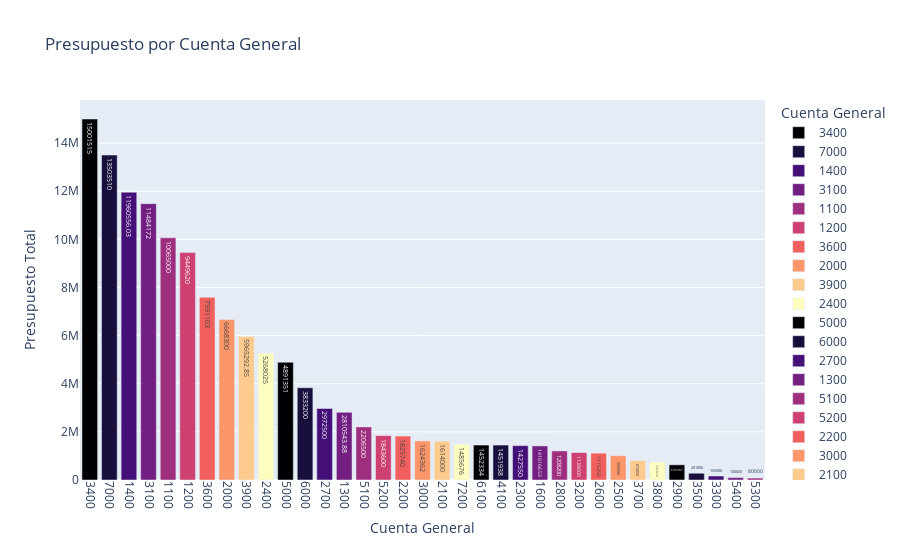

Source (notebook cell):
### Code cell
data = presupuestos_por_cuenta.reset_index()
data.columns = ["Cuenta General", "Presupuesto"]
fig = px.bar(
    data,
    x="Cuenta General",
    y="Presupuesto",
    title="Presupuesto por Cuenta General",
    labels={"Cuenta General": "Cuenta General", "Presupuesto": "Presupuesto Total"},
    text="Presupuesto",
    color="Cuenta General",
    color_discrete_sequence=px.colors.sequential.Magma
)

fig.update_layout(xaxis_tickangle=90)
fig.show()

### Figure 1 — Plotly figure (JSON) as saved in the notebook; plotly's stock layout.template omitted (floating-point values rounded to 4 significant figures)
{"data": [{"hovertemplate": "Cuenta General=%{x}<br>Presupuesto Total=%{text}<extra></extra>", "legendgroup": "3400", "marker": {"color": "#000004", "pattern": {"shape": ""}}, "name": "3400", "orientation": "v", "showlegend": true, "text": [15001515], "textposition": "auto", "type": "bar", "x": ["3400"], "xaxis": "x", "y": [15001515], "yaxis": "y"}, {"hovertemplate": "Cuenta General=%{x}<br>Presupuesto Total=%{text}<extra></extra>", "legendgroup": "7000", "marker": {"color": "#180f3d", "pattern": {"shape": ""}}, "name": "7000", "orientation": "v", "showlegend": true, "text": [13503510], "textposition": "auto", "type": "bar", "x": ["7000"], "xaxis": "x", "y": [13503510], "yaxis": "y"}, {"hovertemplate": "Cuenta General=%{x}<br>Presupuesto Total=%{text}<extra></extra>", "legendgroup": "1400", "marker": {"color": "#440f76", "pattern": {"shape": ""}}, "name": "1400", "orientation": "v", "showlegend": true, "text": [11960000.0], "textposition": "auto", "type": "bar", "x": ["1400"], "xaxis": "x", "y": [11960000.0], "yaxis": "y"}, {"hovertemplate": "Cuenta General=%{x}<br>Presupuesto Total=%{text}<extra></extra>", "legendgroup": "3100", "marker": {"color": "#721f81", "pattern": {"shape": ""}}, "name": "3100", "orientation": "v", "showlegend": true, "text": [11484172], "textposition": "auto", "type": "bar", "x": ["3100"], "xaxis": "x", "y": [11484172], "yaxis": "y"}, {"hovertemplate": "Cuenta General=%{x}<br>Presupuesto Total=%{text}<extra></extra>", "legendgroup": "1100", "marker": {"color": "#9e2f7f", "pattern": {"shape": ""}}, "name": "1100", "orientation": "v", "showlegend": true, "text": [10065000], "textposition": "auto", "type": "bar", "x": ["1100"], "xaxis": "x", "y": [10065000], "yaxis": "y"}, {"hovertemplate": "Cuenta General=%{x}<br>Presupuesto Total=%{text}<extra></extra>", "legendgroup": "1200", "marker": {"color": "#cd4071", "pattern": {"shape": ""}}, "name": "1200", "orientation": "v", "showlegend": true, "text": [9449620], "textposition": "auto", "type": "bar", "x": ["1200"], "xaxis": "x", "y": [9449620], "yaxis": "y"}, {"hovertemplate": "Cuenta General=%{x}<br>Presupuesto Total=%{text}<extra></extra>", "legendgroup": "3600", "marker": {"color": "#f1605d", "pattern": {"shape": ""}}, "name": "3600", "orientation": "v", "showlegend": true, "text": [7591103], "textposition": "auto", "type": "bar", "x": ["3600"], "xaxis": "x", "y": [7591103], "yaxis": "y"}, {"hovertemplate": "Cuenta General=%{x}<br>Presupuesto Total=%{text}<extra></extra>", "legendgroup": "2000", "marker": {"color": "#fd9668", "pattern": {"shape": ""}}, "name": "2000", "orientation": "v", "showlegend": true, "text": [6668300], "textposition": "auto", "type": "bar", "x": ["2000"], "xaxis": "x", "y": [6668300], "yaxis": "y"}, {"hovertemplate": "Cuenta General=%{x}<br>Presupuesto Total=%{text}<extra></extra>", "legendgroup": "3900", "marker": {"color": "#feca8d", "pattern": {"shape": ""}}, "name": "3900", "orientation": "v", "showlegend": true, "text": [5965000.0], "textposition": "auto", "type": "bar", "x": ["3900"], "xaxis": "x", "y": [5965000.0], "yaxis": "y"}, {"hovertemplate": "Cuenta General=%{x}<br>Presupuesto Total=%{text}<extra></extra>", "legendgroup": "2400", "marker": {"color": "#fcfdbf", "pattern": {"shape": ""}}, "name": "2400", "orientation": "v", "showlegend": true, "text": [5268025], "textposition": "auto", "type": "bar", "x": ["2400"], "xaxis": "x", "y": [5268025], "yaxis": "y"}, {"hovertemplate": "Cuenta General=%{x}<br>Presupuesto Total=%{text}<extra></extra>", "legendgroup": "5000", "marker": {"color": "#000004", "pattern": {"shape": ""}}, "name": "5000", "orientation": "v", "showlegend": true, "text": [4891351], "textposition": "auto", "type": "bar", "x": ["5000"], "xaxis": "x", "y": [4891351], "yaxis": "y"}, {"hovertemplate": "Cuenta General=%{x}<br>Presupuesto Total=%{text}<extra></extra>", "legendgroup": "6000", "marker": {"color": "#180f3d", "pattern": {"shape": ""}}, "name": "6000", "orientation": "v", "showlegend": true, "text": [3833200], "textposition": "auto", "type": "bar", "x": ["6000"], "xaxis": "x", "y": [3833200], "yaxis": "y"}, {"hovertemplate": "Cuenta General=%{x}<br>Presupuesto Total=%{text}<extra></extra>", "legendgroup": "2700", "marker": {"color": "#440f76", "pattern": {"shape": ""}}, "name": "2700", "orientation": "v", "showlegend": true, "text": [2972500], "textposition": "auto", "type": "bar", "x": ["2700"], "xaxis": "x", "y": [2972500], "yaxis": "y"}, {"hovertemplate": "Cuenta General=%{x}<br>Presupuesto Total=%{text}<extra></extra>", "legendgroup": "1300", "marker": {"color": "#721f81", "pattern": {"shape": ""}}, "name": "1300", "orientation": "v", "showlegend": true, "text": [2811000.0], "textposition": "auto", "type": "bar", "x": ["1300"], "xaxis": "x", "y": [2811000.0], "yaxis": "y"}, {"hovertemplate": "Cuenta General=%{x}<br>Presupuesto Total=%{text}<extra></extra>", "legendgroup": "5100", "marker": {"color": "#9e2f7f", "pattern": {"shape": ""}}, "name": "5100", "orientation": "v", "showlegend": true, "text": [2206500], "textposition": "auto", "type": "bar", "x": ["5100"], "xaxis": "x", "y": [2206500], "yaxis": "y"}, {"hovertemplate": "Cuenta General=%{x}<br>Presupuesto Total=%{text}<extra></extra>", "legendgroup": "5200", "marker": {"color": "#cd4071", "pattern": {"shape": ""}}, "name": "5200", "orientation": "v", "showlegend": true, "text": [1843600], "textposition": "auto", "type": "bar", "x": ["5200"], "xaxis": "x", "y": [1843600], "yaxis": "y"}, {"hovertemplate": "Cuenta General=%{x}<br>Presupuesto Total=%{text}<extra></extra>", "legendgroup": "2200", "marker": {"color": "#f1605d", "pattern": {"shape": ""}}, "name": "2200", "orientation": "v", "showlegend": true, "text": [1825740], "textposition": "auto", "type": "bar", "x": ["2200"], "xaxis": "x", "y": [1825740], "yaxis": "y"}, {"hovertemplate": "Cuenta General=%{x}<br>Presupuesto Total=%{text}<extra></extra>", "legendgroup": "3000", "marker": {"color": "#fd9668", "pattern": {"shape": ""}}, "name": "3000", "orientation": "v", "showlegend": true, "text": [1624362], "textposition": "auto", "type": "bar", "x": ["3000"], "xaxis": "x", "y": [1624362], "yaxis": "y"}, {"hovertemplate": "Cuenta General=%{x}<br>Presupuesto Total=%{text}<extra></extra>", "legendgroup": "2100", "marker": {"color": "#feca8d", "pattern": {"shape": ""}}, "name": "2100", "orientation": "v", "showlegend": true, "text": [1614000], "textposition": "auto", "type": "bar", "x": ["2100"], "xaxis": "x", "y": [1614000], "yaxis": "y"}, {"hovertemplate": "Cuenta General=%{x}<br>Presupuesto Total=%{text}<extra></extra>", "legendgroup": "7200", "marker": {"color": "#fcfdbf", "pattern": {"shape": ""}}, "name": "7200", "orientation": "v", "showlegend": true, "text": [1485676], "textposition": "auto", "type": "bar", "x": ["7200"], "xaxis": "x", "y": [1485676], "yaxis": "y"}, {"hovertemplate": "Cuenta General=%{x}<br>Presupuesto Total=%{text}<extra></extra>", "legendgroup": "6100", "marker": {"color": "#000004", "pattern": {"shape": ""}}, "name": "6100", "orientation": "v", "showlegend": true, "text": [1452334], "textposition": "auto", "type": "bar", "x": ["6100"], "xaxis": "x", "y": [1452334], "yaxis": "y"}, {"hovertemplate": "Cuenta General=%{x}<br>Presupuesto Total=%{text}<extra></extra>", "legendgroup": "4100", "marker": {"color": "#180f3d", "pattern": {"shape": ""}}, "name": "4100", "orientation": "v", "showlegend": true, "text": [1451938], "textposition": "auto", "type": "bar", "x": ["4100"], "xaxis": "x", "y": [1451938], "yaxis": "y"}, {"hovertemplate": "Cuenta General=%{x}<br>Presupuesto Total=%{text}<extra></extra>", "legendgroup": "2300", "marker": {"color": "#440f76", "pattern": {"shape": ""}}, "name": "2300", "orientation": "v", "showlegend": true, "text": [1427550], "textposition": "auto", "type": "bar", "x": ["2300"], "xaxis": "x", "y": [1427550], "yaxis": "y"}, {"hovertemplate": "Cuenta General=%{x}<br>Presupuesto Total=%{text}<extra></extra>", "legendgroup": "1600", "marker": {"color": "#721f81", "pattern": {"shape": ""}}, "name": "1600", "orientation": "v", "showlegend": true, "text": [1416000.0], "textposition": "auto", "type": "bar", "x": ["1600"], "xaxis": "x", "y": [1416000.0], "yaxis": "y"}, {"hovertemplate": "Cuenta General=%{x}<br>Presupuesto Total=%{text}<extra></extra>", "legendgroup": "2800", "marker": {"color": "#9e2f7f", "pattern": {"shape": ""}}, "name": "2800", "orientation": "v", "showlegend": true, "text": [1208200], "textposition": "auto", "type": "bar", "x": ["2800"], "xaxis": "x", "y": [1208200], "yaxis": "y"}, {"hovertemplate": "Cuenta General=%{x}<br>Presupuesto Total=%{text}<extra></extra>", "legendgroup": "3200", "marker": {"color": "#cd4071", "pattern": {"shape": ""}}, "name": "3200", "orientation": "v", "showlegend": true, "text": [1139000], "textposition": "auto", "type": "bar", "x": ["3200"], "xaxis": "x", "y": [1139000], "yaxis": "y"}, {"hovertemplate": "Cuenta General=%{x}<br>Presupuesto Total=%{text}<extra></extra>", "legendgroup": "2600", "marker": {"color": "#f1605d", "pattern": {"shape": ""}}, "name": "2600", "orientation": "v", "showlegend": true, "text": [1115250], "textposition": "auto", "type": "bar", "x": ["2600"], "xaxis": "x", "y": [1115250], "yaxis": "y"}, {"hovertemplate": "Cuenta General=%{x}<br>Presupuesto Total=%{text}<extra></extra>", "legendgroup": "2500", "marker": {"color": "#fd9668", "pattern": {"shape": ""}}, "name": "2500", "orientation": "v", "showlegend": true, "text": [1009000], "textposition": "auto", "type": "bar", "x": ["2500"], "xaxis": "x", "y": [1009000], "yaxis": "y"}, {"hovertemplate": "Cuenta General=%{x}<br>Presupuesto Total=%{text}<extra></extra>", "legendgroup": "3700", "marker": {"color": "#feca8d", "pattern": {"shape": ""}}, "name": "3700", "orientation": "v", "showlegend": true, "text": [810000], "textposition": "auto", "type": "bar", "x": ["3700"], "xaxis": "x", "y": [810000], "yaxis": "y"}, {"hovertemplate": "Cuenta General=%{x}<br>Presupuesto Total=%{text}<extra></extra>", "legendgroup": "3800", "marker": {"color": "#fcfdbf", "pattern": {"shape": ""}}, "name": "3800", "orientation": "v", "showlegend": true, "text": [747019], "textposition": "auto", "type": "bar", "x": ["3800"], "xaxis": "x", "y": [747019], "yaxis": "y"}, {"hovertemplate": "Cuenta General=%{x}<br>Presupuesto Total=%{text}<extra></extra>", "legendgroup": "2900", "marker": {"color": "#000004", "pattern": {"shape": ""}}, "name": "2900", "orientation": "v", "showlegend": true, "text": [630387], "textposition": "auto", "type": "bar", "x": ["2900"], "xaxis": "x", "y": [630387], "yaxis": "y"}, {"hovertemplate": "Cuenta General=%{x}<br>Presupuesto Total=%{text}<extra></extra>", "legendgroup": "3500", "marker": {"color": "#180f3d", "pattern": {"shape": ""}}, "name": "3500", "orientation": "v", "showlegend": true, "text": [281000], "textposition": "auto", "type": "bar", "x": ["3500"], "xaxis": "x", "y": [281000], "yaxis": "y"}, {"hovertemplate": "Cuenta General=%{x}<br>Presupuesto Total=%{text}<extra></extra>", "legendgroup": "3300", "marker": {"color": "#440f76", "pattern": {"shape": ""}}, "name": "3300", "orientation": "v", "showlegend": true, "text": [165500], "textposition": "auto", "type": "bar", "x": ["3300"], "xaxis": "x", "y": [165500], "yaxis": "y"}, {"hovertemplate": "Cuenta General=%{x}<br>Presupuesto Total=%{text}<extra></extra>", "legendgroup": "5400", "marker": {"color": "#721f81", "pattern": {"shape": ""}}, "name": "5400", "orientation": "v", "showlegend": true, "text": [100000], "textposition": "auto", "type": "bar", "x": ["5400"], "xaxis": "x", "y": [100000], "yaxis": "y"}, {"hovertemplate": "Cuenta General=%{x}<br>Presupuesto Total=%{text}<extra></extra>", "legendgroup": "5300", "marker": {"color": "#9e2f7f", "pattern": {"shape": ""}}, "name": "5300", "orientation": "v", "showlegend": true, "text": [80000], "textposition": "auto", "type": "bar", "x": ["5300"], "xaxis": "x", "y": [80000], "yaxis": "y"}], "layout": {"barmode": "relative", "legend": {"title": {"text": "Cuenta General"}, "tracegroupgap": 0}, "title": {"text": "Presupuesto por Cuenta General"}, "xaxis": {"anchor": "y", "categoryarray": ["3400", "7000", "1400", "3100", "1100", "1200", "3600", "2000", "3900", "2400", "5000", "6000", "2700", "1300", "5100", "5200", "2200", "3000", "2100", "7200", "6100", "4100", "2300", "1600", "2800", "3200", "2600", "2500", "3700", "3800", "2900", "3500", "3300", "5400", "5300"], "categoryorder": "array", "domain": [0, 1], "tickangle": 90, "title": {"text": "Cuenta General"}}, "yaxis": {"anchor": "x", "domain": [0, 1], "title": {"text": "Presupuesto Total"}}}}
